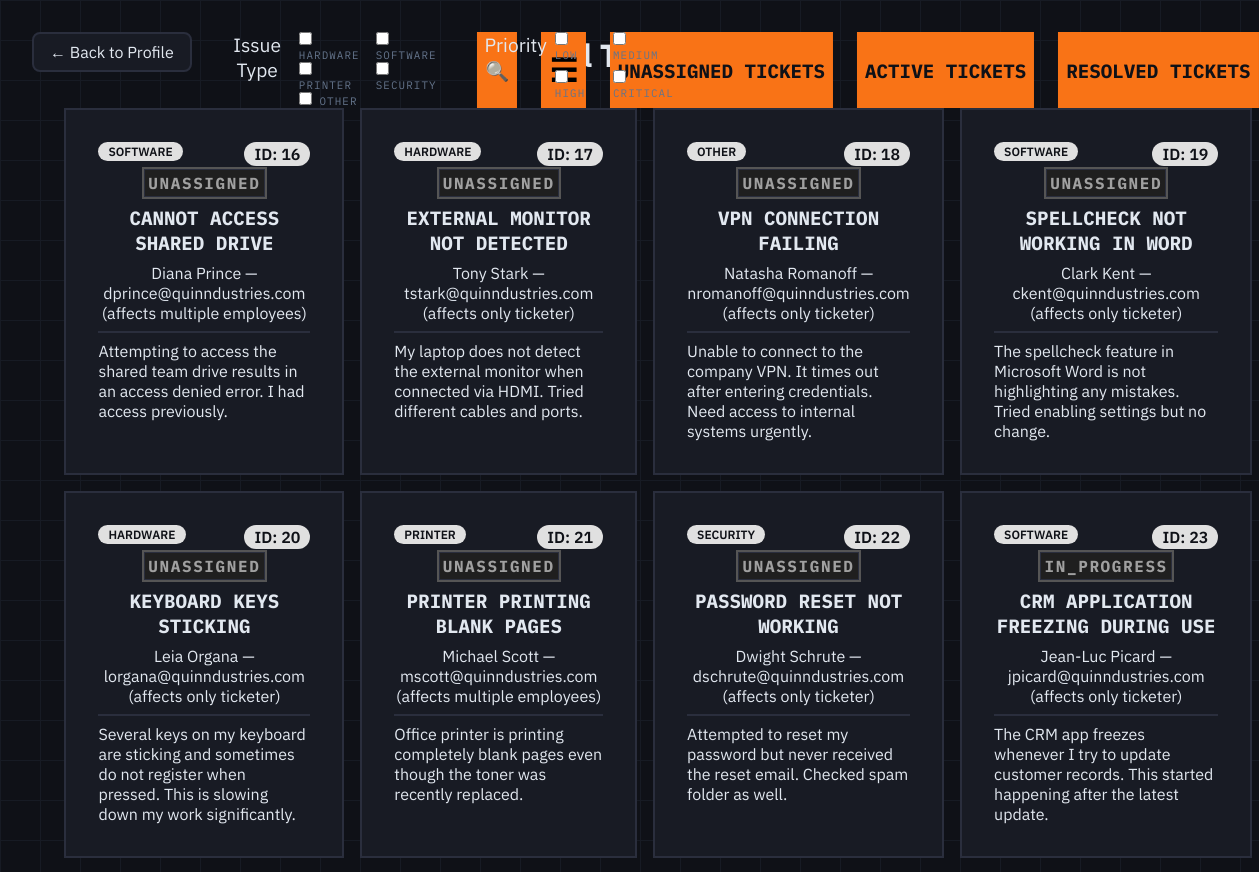
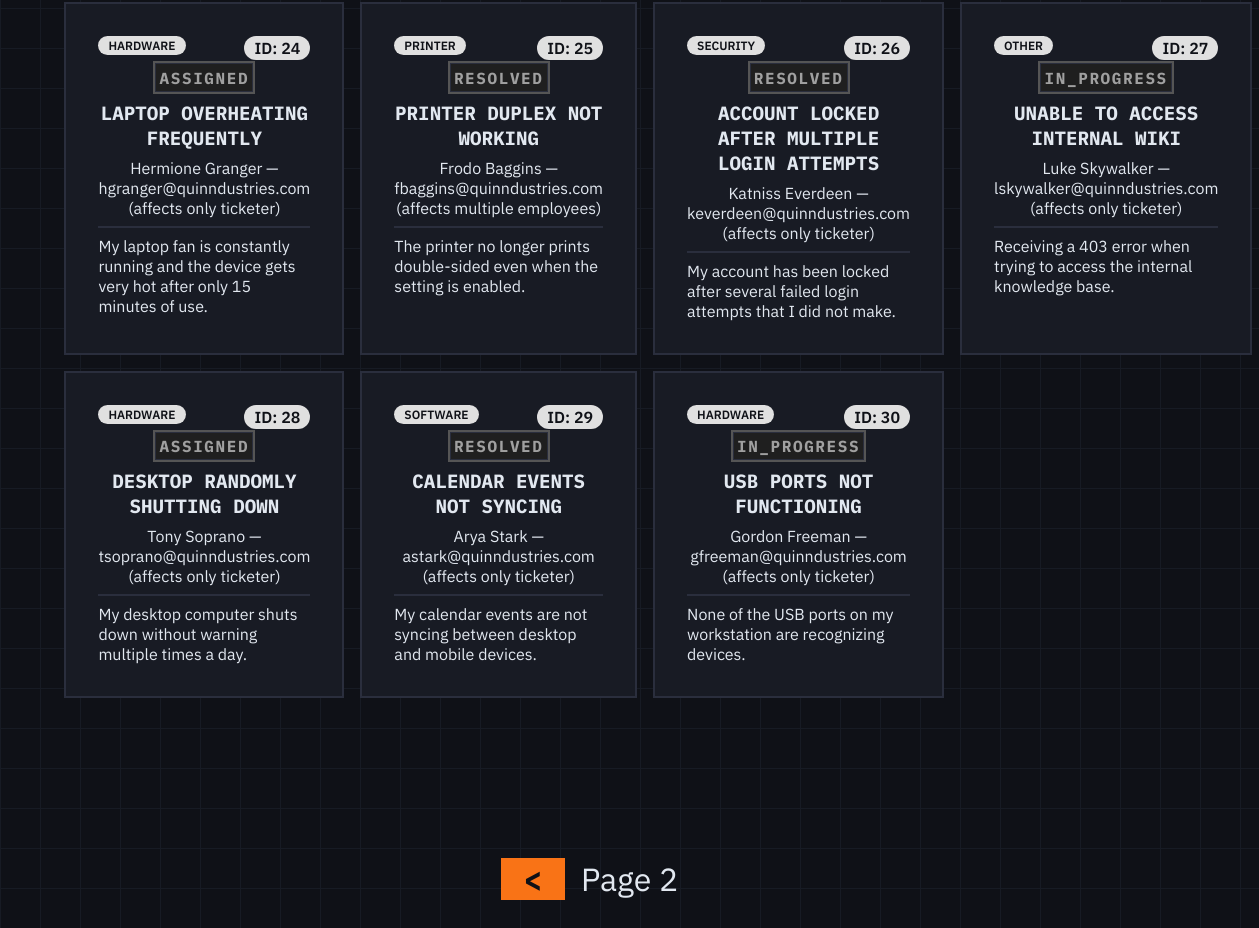
Screenshot of /tickets/view?tab=all&page=2 (signed in) with the database file from the repository (2 pictures, top to bottom).
### tables this page shows
CREATE TABLE tickets (
            id INTEGER PRIMARY KEY AUTOINCREMENT,
            ticketer_name TEXT NOT NULL,
            ticketer_email TEXT NOT NULL,
            issue_type TEXT NOT NULL,
            priority TEXT,
            affects_others INTEGER NOT NULL DEFAULT 0,
            summary TEXT NOT NULL,
            description TEXT NOT NULL,
            status TEXT NOT NULL,
            resolution_details TEXT,
            specialist_username_assigned TEXT,
            submission_date TEXT NOT NULL,
            assignment_date TEXT,
            resolution_date TEXT   
            );

### app.py (the view)
@app.route('/tickets/view', methods=['GET'])
def viewTickets():
    auth_error = it_only_check()
    if auth_error:
        return render_template("login.html")
    page = request.args.get('page', 1, type=int)
    tab = request.args.get('tab','all')
    if page < 1:
        return jsonify({"error": "invalid page number"}), 400
    if not tab in ['unassigned','active','resolved', 'all']:
        return jsonify({"error": "invalid tab type"}), 400
    db = get_db()
    if tab == 'all':
        total = db.execute('SELECT COUNT(*) FROM tickets').fetchone()[0]
        tickets = db.execute('SELECT * FROM tickets LIMIT ? OFFSET ?', (TICKETS_PER_PAGE, (page-1) * TICKETS_PER_PAGE,)).fetchall()
    else:
        total = db.execute('SELECT COUNT(*) FROM tickets WHERE status = ?', (tab,)).fetchone()[0]
        tickets = db.execute('SELECT * FROM tickets WHERE status = ? LIMIT ? OFFSET ?', (tab, TICKETS_PER_PAGE, (page-1) * TICKETS_PER_PAGE,)).fetchall()
    db.close()
    max_page = max(1, -(-total // TICKETS_PER_PAGE))
    if page > max_page:
        return redirect(f'/tickets/view?tab={tab}&page={max_page}')
    return render_template("tickets.html", tickets=[dict(t) for t in tickets], tab=tab, page_num = page, has_next=(page * TICKETS_PER_PAGE) < total, username=session.get("username"))

### app.py (called while the page is built)
def it_only_check():
    if not session.get("is_it_department"):
        return jsonify({"error": "unauthorized"}), 403
    return None

### database.py (called while the page is built)
def get_db():
    conn = sqlite3.connect(DATABASE)
    conn.row_factory = sqlite3.Row
    return conn

### templates/tickets.html (shortened to what this page needs)
<!DOCTYPE html>
<html lang="en">
<head>
  <link href="/static/ticketstyles.css" rel="stylesheet">
</head>
<body>
  <h1 id="page-title"> {{tab | capitalize}} Tickets</h1>
  <a class="return-arrow" href="/profile/{{username}}">← Back to Profile</a>
  <nav id="ticket-list-navbar">
    <div id="navbar-left">
      <div id="issue-type-filter" class="filter-category">
        <p class="filter-label">Issue Type</p>
        <div class="filter-group">
          <label><input type="checkbox" value="hardware" onchange="applyFilters()"> Hardware</label>
          <label><input type="checkbox" value="software" onchange="applyFilters()"> Software</label>
          <label><input type="checkbox" value="printer" onchange="applyFilters()"> Printer</label>
          <label><input type="checkbox" value="security" onchange="applyFilters()"> Security</label>
          <label><input type="checkbox" value="other" onchange="applyFilters()"> Other</label>
        </div>
      </div>
      <div id ="priority-filter" class="filter-category">
        <p class="filter-label">Priority</p>
        <div class="filter-group">
          <label><input type="checkbox" value="low" onchange="applyFilters()"> Low</label>
          <label><input type="checkbox" value="medium" onchange="applyFilters()"> Medium</label>
          <label><input type="checkbox" value="high" onchange="applyFilters()"> High</label>
          <label><input type="checkbox" value="critical" onchange="applyFilters()"> Critical</label>
        </div>
      </div>
    </div>
    <div id="navbar-right">
      <button id="search-btn" class="toggle btn" onclick="toggleSearch()" ><span id="search-icon">🔍</span></button>
      <button id="toggle-display-btn" class="toggle btn" onclick="toggleLayout()" ><span id="toggle-icon">☰</span></button>
      <div id="status-btn-container">
        <a id="unassigned-btn" class="btn" href="/tickets/view?tab=unassigned&amp;page={{page_num}}">Unassigned Tickets</a>
        <a id="active-btn" class="btn" href="/tickets/view?tab=active&amp;page={{page_num}}">Active Tickets</a>
        <a id="resolved-btn" class="btn" href="/tickets/view?tab=resolved&amp;page={{page_num}}">Resolved Tickets</a>
      </div>
    </div>
  </nav>
  {% if tickets %}
  <section id="ticket-list" class="ticket-list grid-view">
      {% for ticket in tickets%}
        <a href="/tickets/view/{{ticket.id}}?tab={{tab}}&page={{page_num}}">
          <div class="ticket-card">
            <p class="id-badge">ID: {{ ticket.id }}</p>
            <div class="ticket-header">
              <p class="badge">{{ ticket.issue_type }}</p>
              {% if ticket.status == 'active' %}
                <div class="priority priority-{{ ticket.priority }}">{{ ticket.priority }}</div>
              {% else %}
              <div class="priority priority-inactive">{{ ticket.status }}</div>
              {% endif %}
            </div>
            <h3>{{ ticket.summary }}</h3>
            <p class="ticket-meta">{{ ticket.ticketer_name }} — {{ ticket.ticketer_email }} <br>
              {% if ticket.affects_others == 1 %}
                (affects multiple employees)
              {% else %}
                (affects only ticketer)
              {% endif %}</p>
            <p class="ticket-description">{{ ticket.description | truncate(240) }}</p>
          </div>
        </a>
      {% endfor %}
  </section>
  {% else %}
      <p id="no-tickets">No tickets yet.</p>
  {% endif %}
  <div id="pagination-controls">
    {% if page_num > 1 %}
    <a id="page-left" class="btn" href="/tickets/view?tab={{tab}}&page={{page_num-1}}">&lt;</a>
    {% else %}
    <div id="page-left"></div>
    {% endif %}
    <div id="page-num">Page {{ page_num }}</div>
</div>
</body>
</html>

### rows the page displays
tickets: id "16", issue_type "SOFTWARE", status "UNASSIGNED", summary "CANNOT ACCESS SHARED DRIVE", ticketer_name "Diana Prince", ticketer_email "dprince@quinndustries.com", affects_others "(affects multiple employees)", description "Attempting to access the shared team drive results in an access denied error. I had access previously."
tickets: id "17", issue_type "HARDWARE", status "UNASSIGNED", summary "EXTERNAL MONITOR NOT DETECTED", ticketer_name "Tony Stark", ticketer_email "tstark@quinndustries.com", affects_others "(affects only ticketer)", description "My laptop does not detect the external monitor when connected via HDMI. Tried different cables and ports."
tickets: id "18", issue_type "OTHER", status "UNASSIGNED", summary "VPN CONNECTION FAILING", ticketer_name "Natasha Romanoff", ticketer_email "nromanoff@quinndustries.com", affects_others "(affects only ticketer)", description "Unable to connect to the company VPN. It times out after entering credentials. Need access to internal systems urgently."
tickets: id "19", issue_type "SOFTWARE", status "UNASSIGNED", summary "SPELLCHECK NOT WORKING IN WORD", ticketer_name "Clark Kent", ticketer_email "ckent@quinndustries.com", affects_others "(affects only ticketer)", description "The spellcheck feature in Microsoft Word is not highlighting any mistakes. Tried enabling settings but no change."
tickets: id "20", issue_type "HARDWARE", status "UNASSIGNED", summary "KEYBOARD KEYS STICKING", ticketer_name "Leia Organa", ticketer_email "lorgana@quinndustries.com", affects_others "(affects only ticketer)", description "Several keys on my keyboard are sticking and sometimes do not register when pressed. This is slowing down my work significantly."
tickets: id "21", issue_type "PRINTER", status "UNASSIGNED", summary "PRINTER PRINTING BLANK PAGES", ticketer_name "Michael Scott", ticketer_email "mscott@quinndustries.com", affects_others "(affects multiple employees)", description "Office printer is printing completely blank pages even though the toner was recently replaced."
tickets: id "22", issue_type "SECURITY", status "UNASSIGNED", summary "PASSWORD RESET NOT WORKING", ticketer_name "Dwight Schrute", ticketer_email "dschrute@quinndustries.com", affects_others "(affects only ticketer)", description "Attempted to reset my password but never received the reset email. Checked spam folder as well."
tickets: id "23", issue_type "SOFTWARE", status "IN_PROGRESS", summary "CRM APPLICATION FREEZING DURING USE", ticketer_name "Jean-Luc Picard", ticketer_email "jpicard@quinndustries.com", affects_others "(affects only ticketer)", description "The CRM app freezes whenever I try to update customer records. This started happening after the latest update."
tickets: id "24", issue_type "HARDWARE", status "ASSIGNED", summary "LAPTOP OVERHEATING FREQUENTLY", ticketer_name "Hermione Granger", ticketer_email "hgranger@quinndustries.com", affects_others "(affects only ticketer)", description "My laptop fan is constantly running and the device gets very hot after only 15 minutes of use."
tickets: id "25", issue_type "PRINTER", status "RESOLVED", summary "PRINTER DUPLEX NOT WORKING", ticketer_name "Frodo Baggins", ticketer_email "fbaggins@quinndustries.com", affects_others "(affects multiple employees)", description "The printer no longer prints double-sided even when the setting is enabled."
tickets: id "26", issue_type "SECURITY", status "RESOLVED", summary "ACCOUNT LOCKED AFTER MULTIPLE LOGIN ATTEMPTS", ticketer_name "Katniss Everdeen", ticketer_email "keverdeen@quinndustries.com", affects_others "(affects only ticketer)", description "My account has been locked after several failed login attempts that I did not make."
tickets: id "27", issue_type "OTHER", status "IN_PROGRESS", summary "UNABLE TO ACCESS INTERNAL WIKI", ticketer_name "Luke Skywalker", ticketer_email "lskywalker@quinndustries.com", affects_others "(affects only ticketer)", description "Receiving a 403 error when trying to access the internal knowledge base."
tickets: id "28", issue_type "HARDWARE", status "ASSIGNED", summary "DESKTOP RANDOMLY SHUTTING DOWN", ticketer_name "Tony Soprano", ticketer_email "tsoprano@quinndustries.com", affects_others "(affects only ticketer)", description "My desktop computer shuts down without warning multiple times a day."
tickets: id "29", issue_type "SOFTWARE", status "RESOLVED", summary "CALENDAR EVENTS NOT SYNCING", ticketer_name "Arya Stark", ticketer_email "astark@quinndustries.com", affects_others "(affects only ticketer)", description "My calendar events are not syncing between desktop and mobile devices."
tickets: id "30", issue_type "HARDWARE", status "IN_PROGRESS", summary "USB PORTS NOT FUNCTIONING", ticketer_name "Gordon Freeman", ticketer_email "gfreeman@quinndustries.com", affects_others "(affects only ticketer)", description "None of the USB ports on my workstation are recognizing devices."

### other values shown
{{ page_num }} "2"
